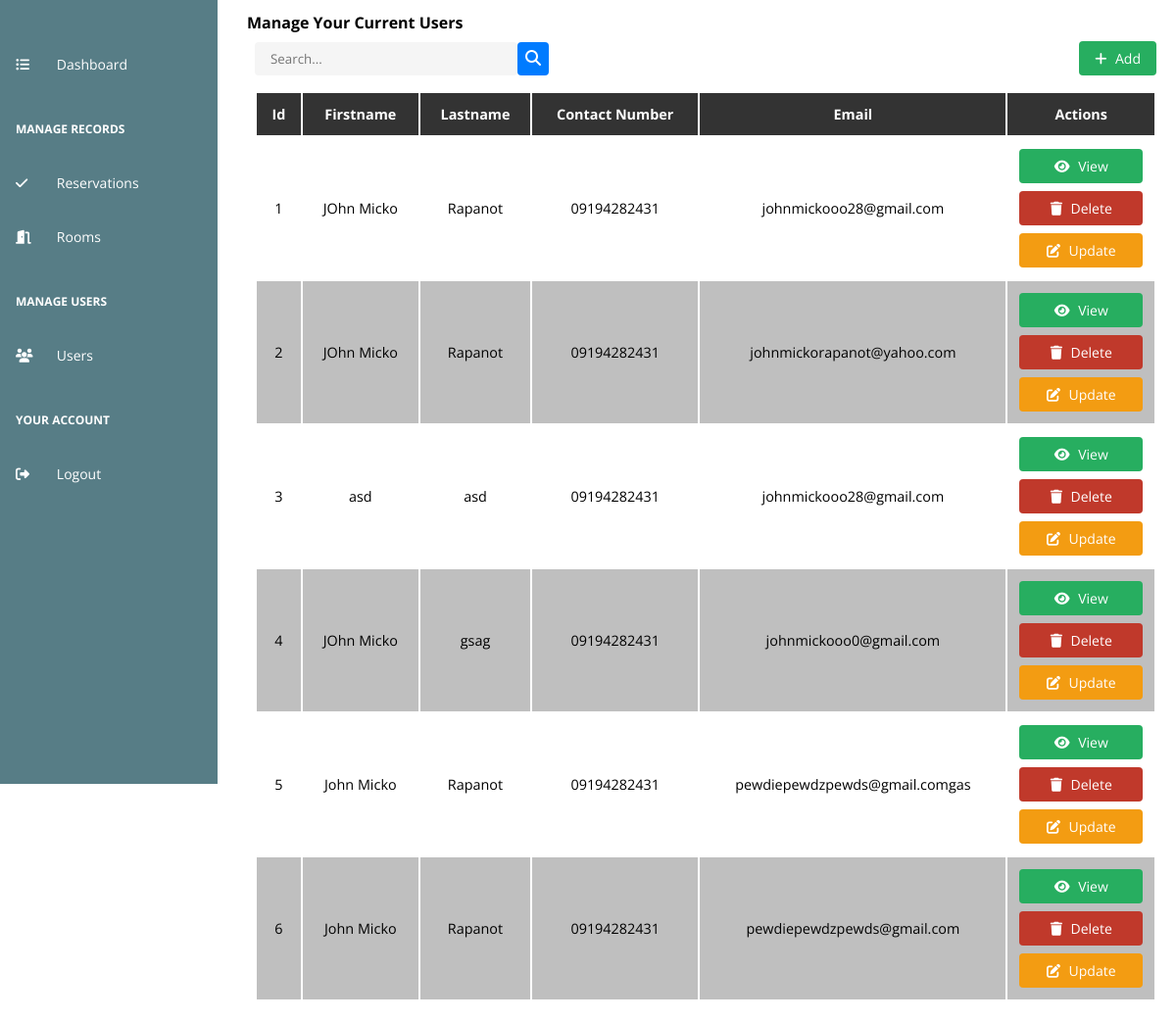
Page /admin/users.php on the earlier database version.
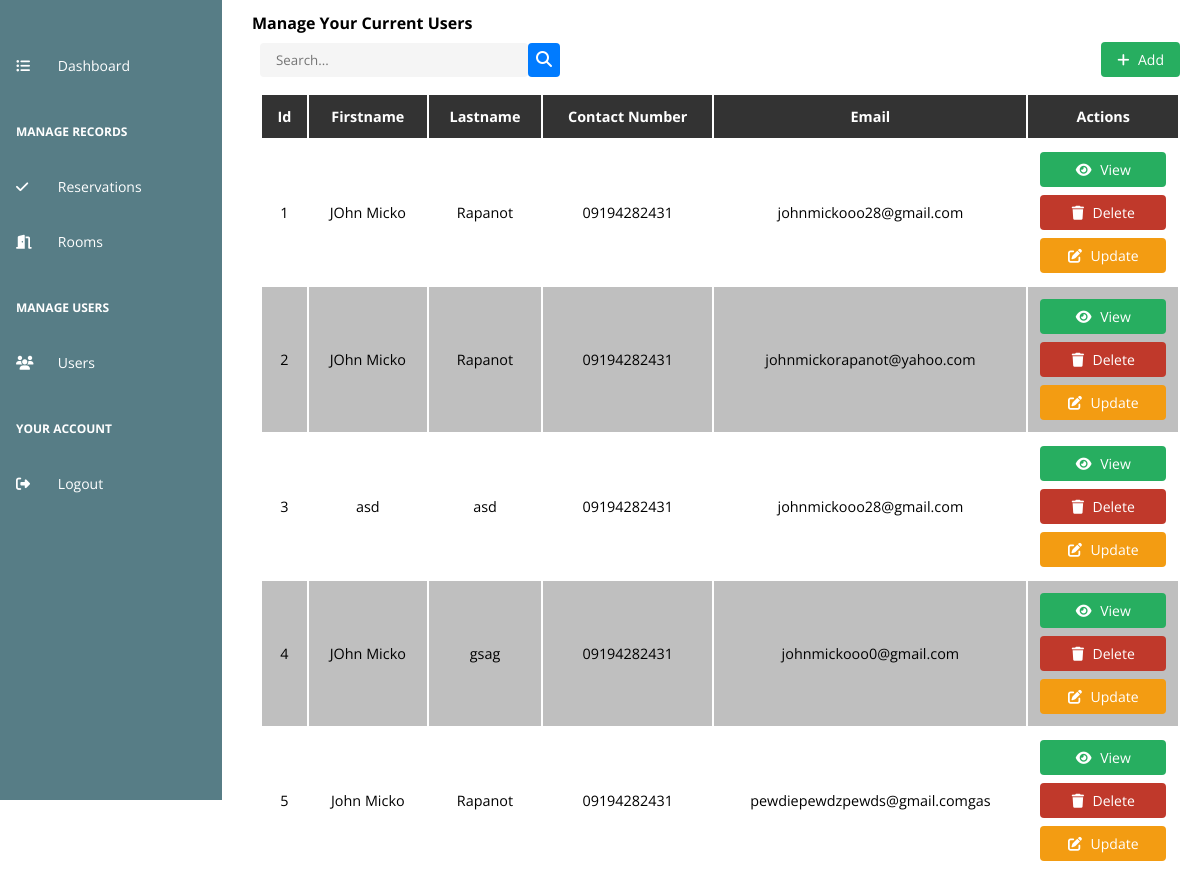
Same page on the later database version.
### tables this page shows
CREATE TABLE `users` (
  `id` int(11) NOT NULL,
  `firstname` varchar(255) NOT NULL,
  `lastname` varchar(255) NOT NULL,
  `contact_number` varchar(255) NOT NULL,
  `email` varchar(255) NOT NULL,
  `password` varchar(255) NOT NULL,
  `created_at` datetime NOT NULL DEFAULT current_timestamp(),
  `updated_at` datetime NOT NULL DEFAULT current_timestamp()
);

### admin/components/Table.php (the view, shortened to what this page needs)
<?php
class Table
{
    private $tbl, $header, $content, $id, $styles, $attributes, $columns, $form,
    $tblTitle, $hasActions;
    public function __construct($tbl)
    {
        $this->tbl = $tbl;
    }
    public function build_header()
    {
        $header = "";
        $keys = array_keys($this->tbl[0]);
        foreach ($keys as $th) {
            $newTh = str_replace("_", " ", $th);
            $header .= "<th>$newTh</th>";
        }
        $header .= isset($this->hasActions) && $this->hasActions ? "<th>Actions</th>" : "";
    }
    public function build_rows()
    {
        $rows = "";
        foreach ($this->tbl as $key => $row) {
            $rows .= "<tr>";
            $targetId = 0;
            foreach ($row as $subKey => $subRow) {
                $rows .= "<td>$subRow</td>";
                if($subKey == "id") $targetId = $subRow;
            }
            $rows .= isset($this->hasActions) && $this->hasActions ? <<<ACT
            <td class="action-column">
                <button class="action-button view-button" method="view" target-modal="view_reservation_modal" target-id="{$targetId}"
                    target-form="{$this->getForm()}ViewForm" data-function="fetch_user_rooms">
                    <i class="fas fa-eye"></i> View
                </button>
                <button class="action-button delete-button" method="delete" target-id="{$targetId}"
                onclick="delete_row({$targetId},'{$this->tblTitle}')">
                    <i class="fas fa-trash"></i> Delete
                </button>
                <button class="action-button update-button" method="update" target-modal="update_reservation_modal" target-id="{$targetId}"
                    target-form="{$this->getForm()}UpdateForm" data-function="fetch_user_rooms">
                    <i class="fas fa-edit"></i> Update
                </button>
            </td>
            ACT : "";
            $rows .= "</tr>";
        }
    }
    function build_table()
    {
        $this->build_header();
        $this->build_rows();
        return <<<TBL
            <table class="tbl">
                <thead>
                    {$this->getHeader()}
                </thead>
                <tbody>
                    {$this->getContent()}
                </tbody>
            </table>
            TBL;
    }
    public function getHeader()
    {
        return $this->header;
    }
    public function setHeader($header)
    {
        $this->header = $header;
        return $this;
    }
    public function getContent()
    {
        return $this->content;
    }
    public function setContent($content)
    {
        $this->content = $content;
        return $this;
    }
    public function getForm()
    {
        return $this->form;
    }
    public function setForm($form)
    {
        $this->form = $form;
        return $this;
    }
    public function setTblTitle($tblTitle)
    {
        $this->tblTitle = $tblTitle;
        return $this;
    }
    public function setHasActions($hasActions)
    {
        $this->hasActions = $hasActions;
        return $this;
    }
}

Differences in the rows shown:
removed users: id "6", firstname "John Micko", lastname "Rapanot", contact_number "09194282431", email "pewdiepewdzpewds@gmail.com"
